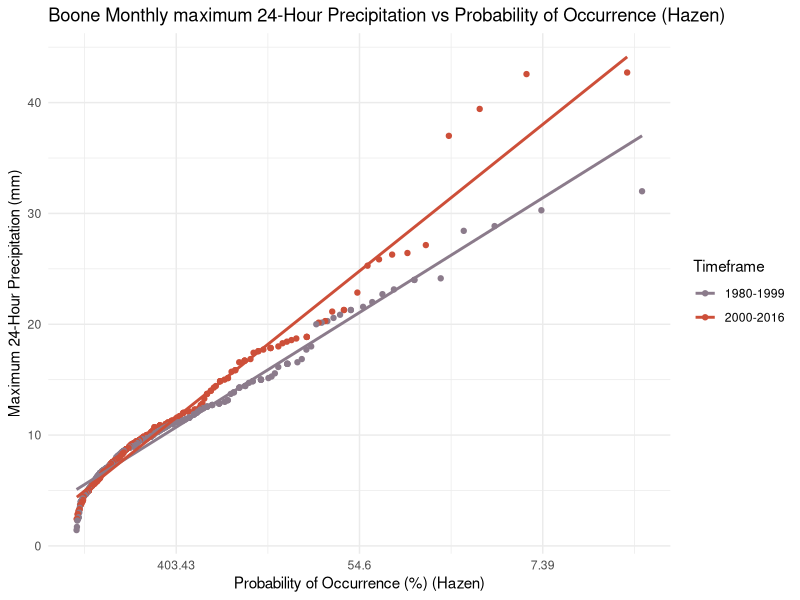
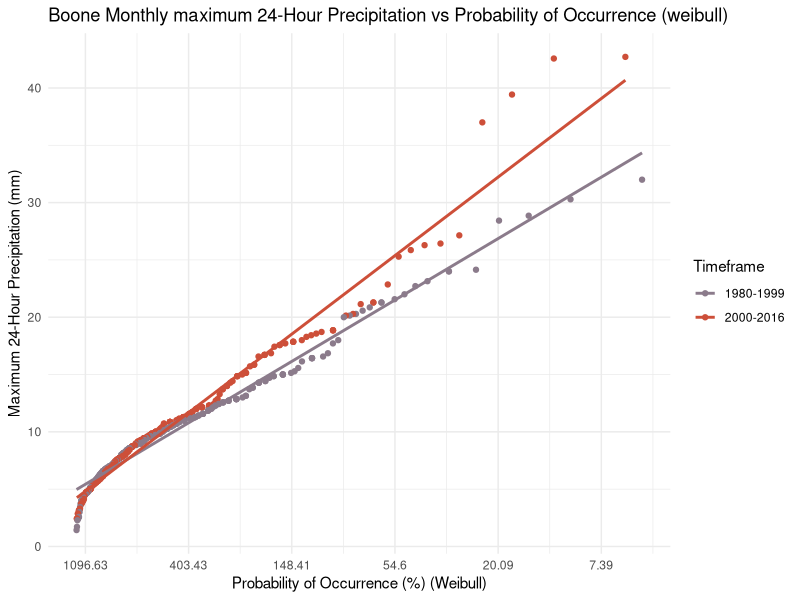
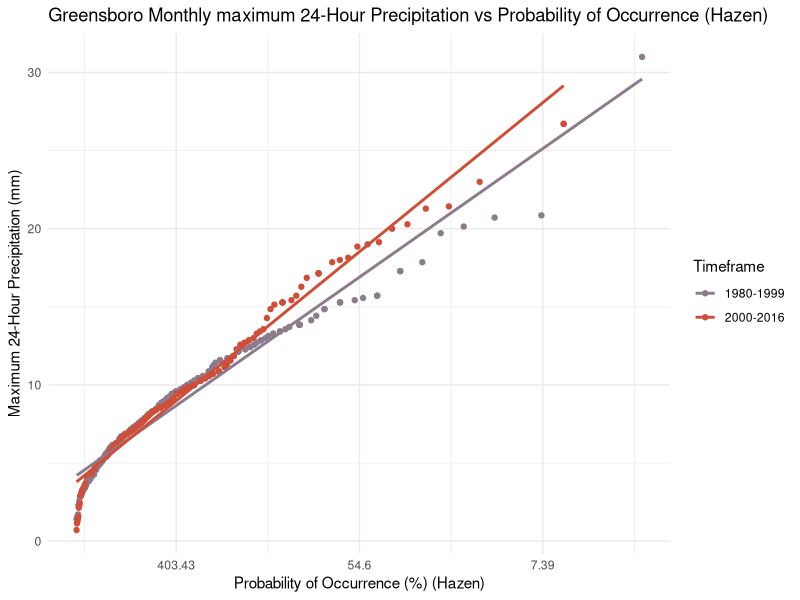
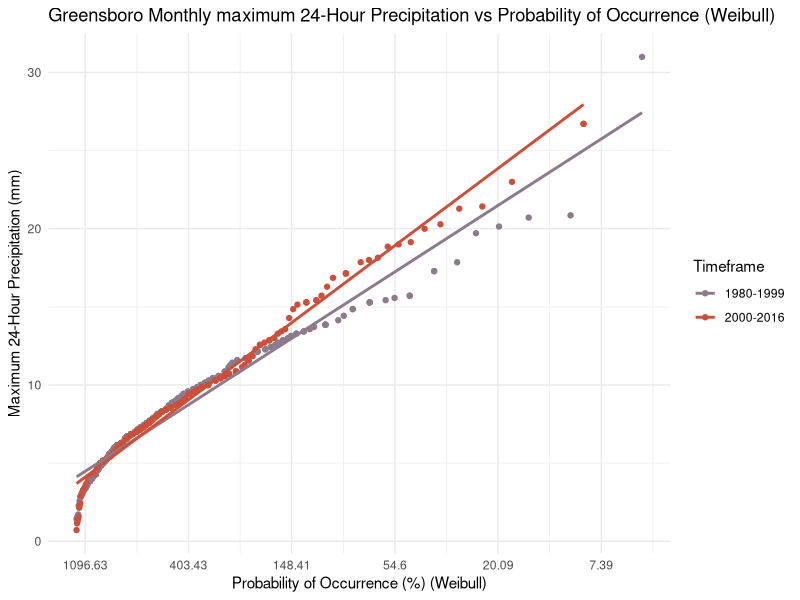
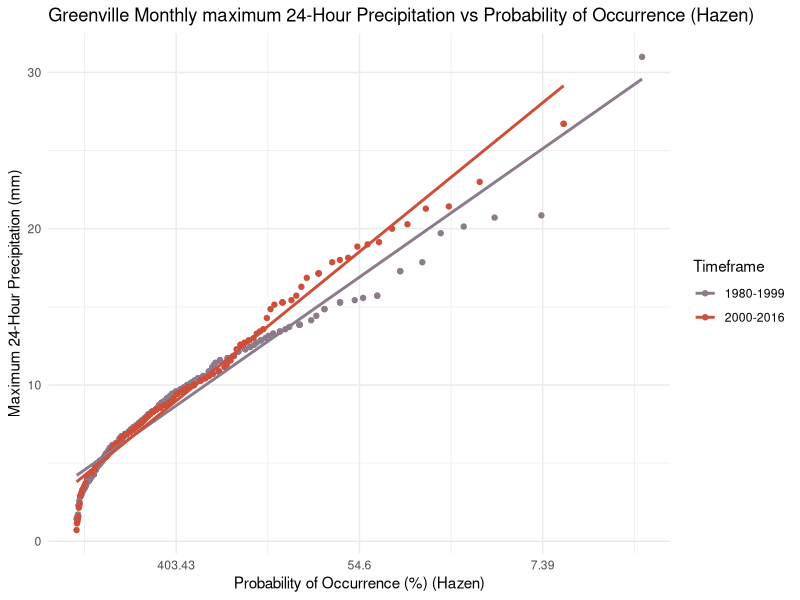
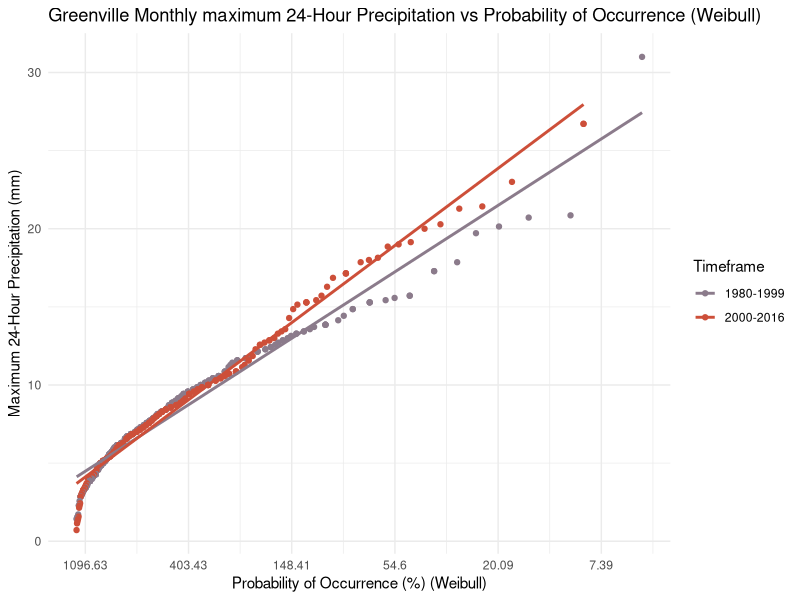
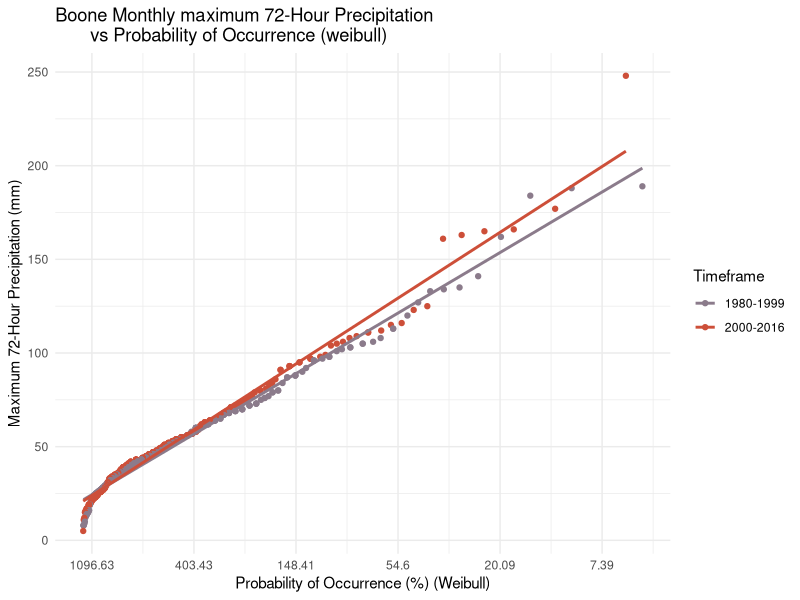
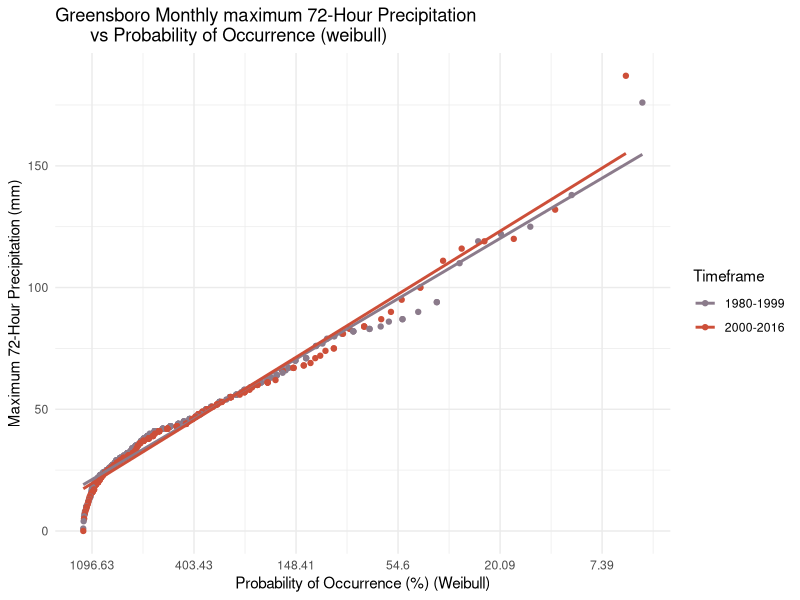

Recreate these plots in R, in order. (Note: this script raises an error after producing the figures.)
## ---- chunk 1
# load packages
library(readxl)
library(dplyr)
library(tidyverse)
library(zoo)
library(ggplot2)

# read in raw data
Greensboro_raw <- read_excel("Data/Hydrology_memo_2.xlsx", 
    sheet = "Greensboro_daily_precip_1980-pr", 
    col_types = c("date", "text", "numeric", 
        "numeric", "numeric"), na = "NaN")

Boone_raw <- read_excel("Data/Hydrology_memo_2.xlsx", 
    sheet = "Boone_daily_precip_1980-present", 
    col_types = c("date", "text", "numeric", 
        "numeric", "numeric"), na = "NaN")

Greenville_raw <- read_excel("Data/Hydrology_memo_2.xlsx", 
    sheet = "Greenville_daily_precip_1980-pr", 
    col_types = c("date", "text", "numeric", 
        "numeric", "numeric"), na = "NaN")

Boone_raw$`Area Weighted Mean Precipitation (mm per day)` <- 
  as.numeric(Boone_raw$`Area Weighted Mean Precipitation (mm per day)`)

Greensboro_raw$`Area Weighted Mean Precipitation (mm per day)` <- 
  as.numeric(Greensboro_raw$`Area Weighted Mean Precipitation (mm per day)`)

Greenville_raw$`Area Weighted Mean Precipitation (mm per day)` <- 
  as.numeric(Greenville_raw$`Area Weighted Mean Precipitation (mm per day)`)
## ---- chunk 2
Boone_rolling_sum <- Boone_raw %>%
  # Remove NAs for leap year issues
  drop_na(`Area Weighted Mean Precipitation (mm per day)`) %>% 
  mutate(
    rolling_48hr = rollapply(`Area Weighted Mean Precipitation (mm per day)`, 
                             width = 2, FUN = sum, fill = NA, align = 'right'),
    rolling_72hr = rollapply(`Area Weighted Mean Precipitation (mm per day)`,
                             width = 3, FUN = sum, fill = NA, align = 'right')
    #sum_72hr = rollsum(`Area Weighted Mean Precipitation (mm per day)`, 3, fill=NA)
  )

Greensboro_rolling_sum <- Greensboro_raw %>%
  # Remove NAs for leap year issues
  drop_na(`Area Weighted Mean Precipitation (mm per day)`) %>% 
  mutate(
    rolling_48hr = rollapply(`Area Weighted Mean Precipitation (mm per day)`, 
                             width = 2, FUN = sum, fill = NA, align = 'right'),
    rolling_72hr = rollapply(`Area Weighted Mean Precipitation (mm per day)`, 
                             width = 3, FUN = sum, fill = NA, align = 'right')
  )

Greenville_rolling_sum <- Greenville_raw %>% 
  # Remove NAs for leap year issues
  drop_na(`Area Weighted Mean Precipitation (mm per day)`) %>% 
  mutate(
    rolling_48hr = rollapply(`Area Weighted Mean Precipitation (mm per day)`,
                             width = 2, FUN = sum, fill = NA, align = 'right'),
    rolling_72hr = rollapply(`Area Weighted Mean Precipitation (mm per day)`, 
                             width = 3, FUN = sum, fill = NA, align = 'right')
  )
## ---- chunk 3
# Boone
# Take a moving average over a 7 day window
Boone_24hr <- Boone_raw %>%
  drop_na(`Area Weighted Mean Precipitation (mm per day)`) %>%
  mutate(weekly_avg_24hr_precip = rollmean(
    `Area Weighted Mean Precipitation (mm per day)`, 
    k = 7, #weekly rolling average
    fill = NA, 
    align = "right"))

#find monthly avg and max for 24 hour events
Boone_24hr_monthlyavg <- Boone_24hr %>% 
  slice(-1, -2, -3, -4, -5, -6) %>% #skip first three rows bc NA
  group_by(year,month) %>% 
  summarize(max_24_mm = max(weekly_avg_24hr_precip),
            avg_24_mm = mean(weekly_avg_24hr_precip)) %>% 
  mutate(Timeframe = as.factor(ifelse(year>=2000,"2000-2016","1980-1999")))


# Greensboro
# Take a moving average over a 7 day window
Greensboro_24hr <- Greensboro_raw %>%
  drop_na(`Area Weighted Mean Precipitation (mm per day)`) %>%
  mutate(weekly_avg_24hr_precip = rollmean(
    `Area Weighted Mean Precipitation (mm per day)`,
    k = 7, 
    fill = NA, 
    align = "right"))

#find monthly avg and max for 24 hour events
Greensboro_24hr_monthlyavg <- Greensboro_24hr %>% 
  slice(-1, -2, -3, -4, -5, -6) %>% #skip first three rows bc NA
  group_by(year,month) %>% 
  summarize(max_24_mm = max(weekly_avg_24hr_precip),
            avg_24_mm = mean(weekly_avg_24hr_precip)) %>% 
  mutate(Timeframe = as.factor(ifelse(year>=2000,"2000-2016","1980-1999")))


# Greenville
# moving average over 7 day window
Greenville_24hr <- Greensboro_raw %>%
  drop_na(`Area Weighted Mean Precipitation (mm per day)`) %>%
  mutate(weekly_avg_24hr_precip = rollmean(
    `Area Weighted Mean Precipitation (mm per day)`, 
    k = 7, 
    fill = NA, 
    align = "right"))

# find monthly avg and max for 24 hour events
Greenville_24hr_monthlyavg <- Greenville_24hr %>% 
  slice(-1, -2, -3, -4, -5, -6) %>% #skip first three rows bc NA
  group_by(year,month) %>% 
  summarize(max_24_mm = max(weekly_avg_24hr_precip),
            avg_24_mm = mean(weekly_avg_24hr_precip)) %>% 
  mutate(Timeframe = as.factor(ifelse(year>=2000,"2000-2016","1980-1999")))


## ---- chunk 4
# Boone
Boone_recurrence_24hr <- Boone_24hr_monthlyavg %>% 
  group_by(Timeframe) %>% 
  arrange(desc(max_24_mm)) %>% 
  mutate(
    Rank = rank(-max_24_mm),
    weibull_return_24hr = ((n()+1)/Rank),
    weibull_return_24_year = weibull_return_24hr/12,
    weibull_percent_likelihood=(1/weibull_return_24_year)*100*12,
    weibull_percent_likelihood_yr=(1/weibull_return_24_year)*100,
    hazen_percent_likelihood = 100*(2*Rank-1)/(2*n()),
    hazen_percent_likelihood_yr = 12*100*(2*Rank-1)/(2*n()),
    hazen_return_24hr = 100/hazen_percent_likelihood,
    hazen_return_24hr_year = hazen_return_24hr/12,
    log_prob_occurence_hazen = log(hazen_percent_likelihood_yr),
    log_prob_occurence_weibull = log(weibull_percent_likelihood_yr)
  )

# Greensboro
Greensboro_recurrence_24hr <- Greensboro_24hr_monthlyavg %>% 
  group_by(Timeframe) %>% 
  arrange(desc(max_24_mm)) %>% 
  mutate(
    Rank = rank(-max_24_mm),
    weibull_return_24hr = ((n()+1)/Rank),
    weibull_return_24_year = weibull_return_24hr/12,
    weibull_percent_likelihood=(1/weibull_return_24_year)*100*12,
    weibull_percent_likelihood_yr=(1/weibull_return_24_year)*100,
    hazen_percent_likelihood = 100*(2*Rank-1)/(2*n()),
    hazen_percent_likelihood_yr = 12*100*(2*Rank-1)/(2*n()),
    hazen_return_24hr = 100/hazen_percent_likelihood,
    hazen_return_24hr_year = hazen_return_24hr/12,
    log_prob_occurence_hazen = log(hazen_percent_likelihood_yr),
    log_prob_occurence_weibull = log(weibull_percent_likelihood_yr)
  )

# Greenville
Greenville_recurrence_24hr <- Greenville_24hr_monthlyavg %>% 
  group_by(Timeframe) %>% 
  arrange(desc(max_24_mm)) %>% 
  mutate(
    Rank = rank(-max_24_mm),
    weibull_return_24hr = ((n()+1)/Rank),
    weibull_return_24_year = weibull_return_24hr/12,
    weibull_percent_likelihood=(1/weibull_return_24_year)*100*12,
    weibull_percent_likelihood_yr=(1/weibull_return_24_year)*100,
    hazen_percent_likelihood = 100*(2*Rank-1)/(2*n()),
    hazen_percent_likelihood_yr = 12*100*(2*Rank-1)/(2*n()),
    hazen_return_24hr = 100/hazen_percent_likelihood,
    hazen_return_24hr_year = hazen_return_24hr/12,
    log_prob_occurence_hazen = log(hazen_percent_likelihood_yr),
    log_prob_occurence_weibull = log(weibull_percent_likelihood_yr)
  )

## ---- chunk 5
# Boone
Boone_24hr_plot_hazen <- Boone_recurrence_24hr %>%
  ggplot(aes(x = log_prob_occurence_hazen, 
             y = max_24_mm, 
             color = Timeframe)) +
  geom_point() +
  geom_smooth(method = "lm", se = FALSE) +
  labs(x = "Probability of Occurrence (%) (Hazen)", 
       y = "Maximum 24-Hour Precipitation (mm)", 
       title = "Boone Monthly maximum 24-Hour Precipitation vs Probability of Occurrence (Hazen)") +
  theme_minimal() +
  scale_color_manual(values = c("thistle4", "tomato3"))+
  scale_x_reverse(  # Keep the x-axis reversed
    labels = function(x) round(exp(x), 2)  # Convert log values back to probabilities for labels
  )
  # scale_x_reverse(
  #   #limits = log(c(0, 1)),  # Make sure to set the correct limits in log scale
  #   breaks = log(c(0.1, 0.04, 0.02, 0.01)),  # Log-transformed breaks
  #   labels = c("10%", "4%", "2%", "1%")  # Custom labels
  # )
Boone_24hr_plot_hazen

Boone_24hr_plot_weibull <- Boone_recurrence_24hr %>%
  ggplot(aes(x = log_prob_occurence_weibull, 
             y = max_24_mm, 
             color = Timeframe)) +
  geom_point() +
  geom_smooth(method = "lm", se = FALSE) +
  labs(x = "Probability of Occurrence (%) (Weibull)", 
       y = "Maximum 24-Hour Precipitation (mm)", 
       title = "Boone Monthly maximum 24-Hour Precipitation vs Probability of Occurrence (weibull)") +
  theme_minimal() +
  scale_color_manual(values = c("thistle4", "tomato3"))+
  scale_x_reverse(  # Keep the x-axis reversed
    labels = function(x) round(exp(x), 2)  # Convert log values back to probabilities for labels
  )

Boone_24hr_plot_weibull

## ---- chunk 6
#hazen
# Define probabilities of occurrence for 100 year, 50 year, 25 year,
#and 10 year flood
probabilities <- c(1, 2, 4, 10)

# Create an empty list to store results
results <- list()

# Step 1: Loop through each timeframe and fit models
for (tf in levels(Boone_recurrence_24hr$Timeframe)) {
  
  # Filter data for the current timeframe
  data_subset <- Boone_recurrence_24hr %>% 
    filter(Timeframe == tf)
  
  # Step 2: Fit a linear model
  model <- lm(max_24_mm ~ log_prob_occurence_hazen, data = data_subset)
  
  # Step 3: Create a new data frame for predictions
  new_data <- data.frame(log_prob_occurence_hazen = log(probabilities))
  
  # Step 4: Make predictions using the model
  predicted_precipitation <- predict(model, newdata = new_data)
  
  # Step 5: Combine the predictions with the corresponding probabilities and timeframe
  predicted_results <- data.frame(
    Probability = probabilities,
    Timeframe = tf,
    Predicted_Precipitation_24hr_mm = predicted_precipitation
  )
  
  # Step 6: Store the results in the list
  results[[tf]] <- predicted_results
}

# Step 7: Combine all results into a single data frame
final_results <- bind_rows(results)

# Display the predicted precipitation for each timeframe
print(final_results)

## ---- chunk 7
#weibull
# Define probabilities of occurrence
probabilities <- c(1, 2, 4, 10)

# Create an empty list to store results
results <- list()

# Step 1: Loop through each timeframe and fit models
for (tf in levels(Boone_recurrence_24hr$Timeframe)) {
  
  # Filter data for the current timeframe
  data_subset <- Boone_recurrence_24hr %>% 
    filter(Timeframe == tf)
  
  # Step 2: Fit a linear model
  model <- lm(max_24_mm ~ log_prob_occurence_weibull, data = data_subset)
  
  # Step 3: Create a new data frame for predictions
  new_data <- data.frame(log_prob_occurence_weibull = log(probabilities))
  
  # Step 4: Make predictions using the model
  predicted_precipitation <- predict(model, newdata = new_data)
  
  # Step 5: Combine the predictions with the corresponding probabilities and timeframe
  predicted_results <- data.frame(
    Probability = probabilities,
    Timeframe = tf,
    Predicted_Precipitation_24hr_mm = predicted_precipitation
  )
  
  # Step 6: Store the results in the list
  results[[tf]] <- predicted_results
}

# Step 7: Combine all results into a single data frame
final_results <- bind_rows(results)

# Display the predicted precipitation for each timeframe
print(final_results)

## ---- chunk 8
boone_monthly_new_data <- Boone_24hr_monthlyavg %>% 
  filter(Timeframe=='2000-2016') %>% 
  group_by(month) %>% 
  summarise(avg=mean(max_24_mm),
            max=max(max_24_mm)) %>% 
  ungroup()

boone_monthly_old_data <-  Boone_24hr_monthlyavg %>% 
  filter(Timeframe=='1980-1999') %>% 
  group_by(month) %>% 
  summarise(avg=mean(max_24_mm),
            max=max(max_24_mm)) %>% 
  ungroup()
## ---- chunk 9
Greensboro_24hr_plot_hazen <- Greensboro_recurrence_24hr %>%
  ggplot(aes(x = log_prob_occurence_hazen, 
             y = max_24_mm, 
             color = Timeframe)) +
  geom_point() +
  geom_smooth(method = "lm", se = FALSE) +
  labs(x = "Probability of Occurrence (%) (Hazen)", 
       y = "Maximum 24-Hour Precipitation (mm)", 
       title = "Greensboro Monthly maximum 24-Hour Precipitation vs Probability of Occurrence (Hazen)") +
  theme_minimal() +
  scale_color_manual(values = c("thistle4", "tomato3"))+
  scale_x_reverse(  # Keep the x-axis reversed
    labels = function(x) round(exp(x), 2)  # Convert log values back to probabilities for labels
  )
  # scale_x_reverse(
  #   #limits = log(c(0, 1)),  # Make sure to set the correct limits in log scale
  #   breaks = log(c(0.1, 0.04, 0.02, 0.01)),  # Log-transformed breaks
  #   labels = c("10%", "4%", "2%", "1%")  # Custom labels
  # )
Greensboro_24hr_plot_hazen

Greensboro_24hr_plot_weibull <- Greensboro_recurrence_24hr %>%
  ggplot(aes(x = log_prob_occurence_weibull, 
             y = max_24_mm, 
             color = Timeframe)) +
  geom_point() +
  geom_smooth(method = "lm", se = FALSE) +
  labs(x = "Probability of Occurrence (%) (Weibull)", 
       y = "Maximum 24-Hour Precipitation (mm)", 
       title = "Greensboro Monthly maximum 24-Hour Precipitation vs Probability of Occurrence (Weibull)") +
  theme_minimal() +
  scale_color_manual(values = c("thistle4", "tomato3"))+
  scale_x_reverse(  # Keep the x-axis reversed
    labels = function(x) round(exp(x), 2)  # Convert log values back to probabilities for labels
  )


Greensboro_24hr_plot_weibull
## ---- chunk 10
#weibull
# Define probabilities of occurrence
probabilities <- c(1, 2, 4, 10)

# Create an empty list to store results
results <- list()

# Step 1: Loop through each timeframe and fit models
for (tf in levels(Greensboro_recurrence_24hr$Timeframe)) {
  
  # Filter data for the current timeframe
  data_subset <- Greensboro_recurrence_24hr %>% 
    filter(Timeframe == tf)
  
  # Step 2: Fit a linear model
  model <- lm(max_24_mm ~ log_prob_occurence_weibull, data = data_subset)
  
  # Step 3: Create a new data frame for predictions
  new_data <- data.frame(log_prob_occurence_weibull = log(probabilities))
  
  # Step 4: Make predictions using the model
  predicted_precipitation <- predict(model, newdata = new_data)
  
  # Step 5: Combine the predictions with the corresponding probabilities and timeframe
  predicted_results <- data.frame(
    Probability = probabilities,
    Timeframe = tf,
    Predicted_Precipitation_24hr_mm = predicted_precipitation
  )
  
  # Step 6: Store the results in the list
  results[[tf]] <- predicted_results
}

# Step 7: Combine all results into a single data frame
final_results <- bind_rows(results)

# Display the predicted precipitation for each timeframe
print(final_results)

## ---- chunk 11
#hazen
# Define probabilities of occurrence
probabilities <- c(1, 2, 4, 10)

# Create an empty list to store results
results <- list()

# Step 1: Loop through each timeframe and fit models
for (tf in levels(Greensboro_recurrence_24hr$Timeframe)) {
  
  # Filter data for the current timeframe
  data_subset <- Greensboro_recurrence_24hr %>% 
    filter(Timeframe == tf)
  
  # Step 2: Fit a linear model
  model <- lm(max_24_mm ~ log_prob_occurence_hazen, data = data_subset)
  
  # Step 3: Create a new data frame for predictions
  new_data <- data.frame(log_prob_occurence_hazen = log(probabilities))
  
  # Step 4: Make predictions using the model
  predicted_precipitation <- predict(model, newdata = new_data)
  
  # Step 5: Combine the predictions with the corresponding probabilities and timeframe
  predicted_results <- data.frame(
    Probability = probabilities,
    Timeframe = tf,
    Predicted_Precipitation_24hr_mm = predicted_precipitation
  )
  
  # Step 6: Store the results in the list
  results[[tf]] <- predicted_results
}

# Step 7: Combine all results into a single data frame
final_results <- bind_rows(results)

# Display the predicted precipitation for each timeframe
print(final_results)

## ---- chunk 12
monthly_new_data_greensboro <- Greensboro_24hr_monthlyavg %>% 
  filter(Timeframe== '2000-2016' ) %>% 
  group_by(month) %>% 
  summarise(avg=mean(max_24_mm),
            max=max(max_24_mm)) %>% 
  ungroup()

monthly_old_data_greensboro <- Greensboro_24hr_monthlyavg %>% 
  filter(Timeframe== '1980-1999' ) %>% 
  group_by(month) %>% 
  summarise(avg=mean(max_24_mm),
            max=max(max_24_mm)) %>% 
  ungroup()
## ---- chunk 13
Greenville_24hr_plot_hazen <- Greenville_recurrence_24hr %>%
  ggplot(aes(x = log_prob_occurence_hazen, 
             y = max_24_mm, 
             color = Timeframe)) +
  geom_point() +
  geom_smooth(method = "lm", se = FALSE) +
  labs(x = "Probability of Occurrence (%) (Hazen)", 
       y = "Maximum 24-Hour Precipitation (mm)", 
       title = "Greenville Monthly maximum 24-Hour Precipitation vs Probability of Occurrence (Hazen)") +
  theme_minimal() +
  scale_color_manual(values = c("thistle4", "tomato3"))+
  scale_x_reverse(  # Keep the x-axis reversed
    labels = function(x) round(exp(x), 2)  # Convert log values back to probabilities for labels
  )
  # scale_x_reverse(
  #   #limits = log(c(0, 1)),  # Make sure to set the correct limits in log scale
  #   breaks = log(c(0.1, 0.04, 0.02, 0.01)),  # Log-transformed breaks
  #   labels = c("10%", "4%", "2%", "1%")  # Custom labels
  # )
Greenville_24hr_plot_hazen

Greenville_24hr_plot_weibull <- Greenville_recurrence_24hr %>%
  ggplot(aes(x = log_prob_occurence_weibull, 
             y = max_24_mm, 
             color = Timeframe)) +
  geom_point() +
  geom_smooth(method = "lm", se = FALSE) +
  labs(x = "Probability of Occurrence (%) (Weibull)", 
       y = "Maximum 24-Hour Precipitation (mm)", 
       title = "Greenville Monthly maximum 24-Hour Precipitation vs Probability of Occurrence (Weibull)") +
  theme_minimal() +
  scale_color_manual(values = c("thistle4", "tomato3"))+
  scale_x_reverse(  # Keep the x-axis reversed
    labels = function(x) round(exp(x), 2)  # Convert log values back to probabilities for labels
  )


Greenville_24hr_plot_weibull
## ---- chunk 14
#weibull
# Define probabilities of occurrence
probabilities <- c(1, 2, 4, 10)

# Create an empty list to store results
results <- list()

# Step 1: Loop through each timeframe and fit models
for (tf in levels(Greenville_recurrence_24hr$Timeframe)) {
  
  # Filter data for the current timeframe
  data_subset <- Greenville_recurrence_24hr %>% 
    filter(Timeframe == tf)
  
  # Step 2: Fit a linear model
  model <- lm(max_24_mm ~ log_prob_occurence_weibull, data = data_subset)
  
  # Step 3: Create a new data frame for predictions
  new_data <- data.frame(log_prob_occurence_weibull = log(probabilities))
  
  # Step 4: Make predictions using the model
  predicted_precipitation <- predict(model, newdata = new_data)
  
  # Step 5: Combine the predictions with the corresponding probabilities and timeframe
  predicted_results <- data.frame(
    Probability = probabilities,
    Timeframe = tf,
    Predicted_Precipitation_24hr_mm = predicted_precipitation
  )
  
  # Step 6: Store the results in the list
  results[[tf]] <- predicted_results
}

# Step 7: Combine all results into a single data frame
final_results <- bind_rows(results)

# Display the predicted precipitation for each timeframe
print(final_results)

## ---- chunk 15
#hazen
# Define probabilities of occurrence
probabilities <- c(1, 2, 4, 10)

# Create an empty list to store results
results <- list()

# Step 1: Loop through each timeframe and fit models
for (tf in levels(Greenville_recurrence_24hr$Timeframe)) {
  
  # Filter data for the current timeframe
  data_subset <- Greenville_recurrence_24hr %>% 
    filter(Timeframe == tf)
  
  # Step 2: Fit a linear model
  model <- lm(max_24_mm ~ log_prob_occurence_hazen, data = data_subset)
  
  # Step 3: Create a new data frame for predictions
  new_data <- data.frame(log_prob_occurence_hazen = log(probabilities))
  
  # Step 4: Make predictions using the model
  predicted_precipitation <- predict(model, newdata = new_data)
  
  # Step 5: Combine the predictions with the corresponding probabilities and timeframe
  predicted_results <- data.frame(
    Probability = probabilities,
    Timeframe = tf,
    Predicted_Precipitation_24hr_mm = predicted_precipitation
  )
  
  # Step 6: Store the results in the list
  results[[tf]] <- predicted_results
}

# Step 7: Combine all results into a single data frame
final_results <- bind_rows(results)

# Display the predicted precipitation for each timeframe
print(final_results)

## ---- chunk 16
monthly_new_data_Greenville <- Greenville_24hr_monthlyavg %>% 
  filter(Timeframe== '2000-2016' ) %>% 
  group_by(month) %>% 
  summarise(avg=mean(max_24_mm),
            max=max(max_24_mm)) %>% 
  ungroup()

monthly_old_data_Greenville <- Greenville_24hr_monthlyavg %>% 
  filter(Timeframe== '1980-1999' ) %>% 
  group_by(month) %>% 
  summarise(avg=mean(max_24_mm),
            max=max(max_24_mm)) %>% 
  ungroup()
## ---- chunk 17
# Boone
#Take the maximum 72hr event for each month across all years
Boone_72hr_monthlyavg <- Boone_rolling_sum %>% 
  slice(-1, -2) %>% #skip first two rows bc NA
  group_by(year,month) %>% 
  summarize(max_72hr_mm = max(rolling_72hr),
            avg_72hr_mm = mean(rolling_72hr)) %>% 
  mutate(Timeframe = as.factor(ifelse(year>=2000,"2000-2016","1980-1999")))

#calculate recurrence intervals for each monthly maximum event across all years
Boone_72hr_recurrence<- Boone_72hr_monthlyavg %>% 
  group_by(Timeframe) %>% 
  arrange(desc(max_72hr_mm)) %>% 
  mutate(
    Rank = rank(-max_72hr_mm),
    weibull_return_72hr = ((n()+1)/Rank),
    weibull_return_72_year = weibull_return_72hr/12,
    weibull_percent_likelihood=(1/weibull_return_72_year)*100*12,
    weibull_percent_likelihood_yr=(1/weibull_return_72_year)*100,
    hazen_percent_likelihood = 100*(2*Rank-1)/(2*n()),
    hazen_percent_likelihood_yr = 12*100*(2*Rank-1)/(2*n()),
    hazen_return_72hr = 100/hazen_percent_likelihood,
    hazen_return_72hr_year = hazen_return_72hr/12,
    log_prob_occurence_hazen = log(hazen_percent_likelihood_yr),
    log_prob_occurence_weibull = log(weibull_percent_likelihood_yr)
  )

# Greensboro
Greensboro_72hr_monthlyavg <- Greensboro_rolling_sum %>% 
  slice(-1, -2) %>% #skip first two rows bc NA
  group_by(year,month) %>% 
  summarize(max_72hr_mm = max(rolling_72hr),
            avg_72hr_mm = mean(rolling_72hr)) %>% 
  mutate(Timeframe = as.factor(ifelse(year>=2000,"2000-2016","1980-1999")))

#calculate recurrence intervals for each monthly maximum event across all years
Greensboro_72hr_recurrence<- Greensboro_72hr_monthlyavg %>% 
  group_by(Timeframe) %>% 
  arrange(desc(max_72hr_mm)) %>% 
  mutate(
    Rank = rank(-max_72hr_mm),
    weibull_return_72hr = ((n()+1)/Rank),
    weibull_return_72_year = weibull_return_72hr/12,
    weibull_percent_likelihood=(1/weibull_return_72_year)*100*12,
    weibull_percent_likelihood_yr=(1/weibull_return_72_year)*100,
    hazen_percent_likelihood = 100*(2*Rank-1)/(2*n()),
    hazen_percent_likelihood_yr = 12*100*(2*Rank-1)/(2*n()),
    hazen_return_72hr = 100/hazen_percent_likelihood,
    hazen_return_72hr_year = hazen_return_72hr/12,
    log_prob_occurence_hazen = log(hazen_percent_likelihood_yr),
    log_prob_occurence_weibull = log(weibull_percent_likelihood_yr)
  )

# Greenville
Greenville_72hr_monthlyavg <- Greenville_rolling_sum %>% 
  slice(-1, -2) %>% #skip first two rows bc NA
  group_by(year,month) %>% 
  summarize(max_72hr_mm = max(rolling_72hr),
            avg_72hr_mm = mean(rolling_72hr)) %>% 
  mutate(Timeframe = as.factor(ifelse(year>=2000,"2000-2016","1980-1999")))

#calculate recurrence intervals for each monthly maximum event across all years
Greenville_72hr_recurrence<- Greenville_72hr_monthlyavg %>% 
  group_by(Timeframe) %>% 
  arrange(desc(max_72hr_mm)) %>% 
  mutate(
    Rank = rank(-max_72hr_mm),
    weibull_return_72hr = ((n()+1)/Rank),
    weibull_return_72_year = weibull_return_72hr/12,
    weibull_percent_likelihood=(1/weibull_return_72_year)*100*12,
    weibull_percent_likelihood_yr=(1/weibull_return_72_year)*100,
    hazen_percent_likelihood = 100*(2*Rank-1)/(2*n()),
    hazen_percent_likelihood_yr = 12*100*(2*Rank-1)/(2*n()),
    hazen_return_72hr = 100/hazen_percent_likelihood,
    hazen_return_72hr_year = hazen_return_72hr/12,
    log_prob_occurence_hazen = log(hazen_percent_likelihood_yr),
    log_prob_occurence_weibull = log(weibull_percent_likelihood_yr)
  )
## ---- chunk 18
# Boone
Boone_72hr_plot_weibull <- Boone_72hr_recurrence %>%
  ggplot(aes(x = log_prob_occurence_weibull, 
             y = max_72hr_mm, 
             color = Timeframe)) +
  geom_point() +
  geom_smooth(method = "lm", se = FALSE) +
  labs(x = "Probability of Occurrence (%) (Weibull)", 
       y = "Maximum 72-Hour Precipitation (mm)", 
       title = "Boone Monthly maximum 72-Hour Precipitation
       vs Probability of Occurrence (weibull)") +
  theme_minimal() +
  scale_color_manual(values = c("thistle4", "tomato3"))+
  scale_x_reverse(  # Keep the x-axis reversed
    labels = function(x) round(exp(x), 2)  # Convert log values back to probabilities for labels
  )

Boone_72hr_plot_weibull

## ---- chunk 19
#weibull
# Define probabilities of occurrence
probabilities <- c(1, 2, 4, 10)

# Create an empty list to store results
results <- list()

# Step 1: Loop through each timeframe and fit models
for (tf in levels(Boone_72hr_recurrence$Timeframe)) {
  
  # Filter data for the current timeframe
  data_subset <- Boone_72hr_recurrence %>% 
    filter(Timeframe == tf)
  
  # Step 2: Fit a linear model
  model <- lm(max_72hr_mm ~ log_prob_occurence_weibull, data = data_subset)
  
  # Step 3: Create a new data frame for predictions
  new_data <- data.frame(log_prob_occurence_weibull = log(probabilities))
  
  # Step 4: Make predictions using the model
  predicted_precipitation <- predict(model, newdata = new_data)
  
  # Step 5: Combine the predictions with the corresponding probabilities and timeframe
  predicted_results <- data.frame(
    Probability = probabilities,
    Timeframe = tf,
    Boone_Predicted_Precipitation_72hr_mm = predicted_precipitation
  )
  
  # Step 6: Store the results in the list
  results[[tf]] <- predicted_results
}

# Step 7: Combine all results into a single data frame
final_results <- bind_rows(results)

# Display the predicted precipitation for each timeframe
print(final_results)

## ---- chunk 20
boone_monthly_new_data_72 <- Boone_72hr_monthlyavg %>% 
  filter(Timeframe=='2000-2016') %>% 
  group_by(month) %>% 
  summarise(avg=mean(max_72hr_mm),
            max=max(max_72hr_mm)) %>% 
  ungroup()

boone_monthly_old_data_72 <-  Boone_72hr_monthlyavg %>% 
  filter(Timeframe=='1980-1999') %>% 
  group_by(month) %>% 
  summarise(avg=mean(max_72hr_mm),
            max=max(max_72hr_mm)) %>% 
  ungroup()
## ---- chunk 21
# Greensboro
Greensboro_72hr_plot_weibull <- Greensboro_72hr_recurrence %>%
  ggplot(aes(x = log_prob_occurence_weibull, 
             y = max_72hr_mm, 
             color = Timeframe)) +
  geom_point() +
  geom_smooth(method = "lm", se = FALSE) +
  labs(x = "Probability of Occurrence (%) (Weibull)", 
       y = "Maximum 72-Hour Precipitation (mm)", 
       title = "Greensboro Monthly maximum 72-Hour Precipitation
       vs Probability of Occurrence (weibull)") +
  theme_minimal() +
  scale_color_manual(values = c("thistle4", "tomato3"))+
  scale_x_reverse(  # Keep the x-axis reversed
    labels = function(x) round(exp(x), 2)  # Convert log values back to probabilities for labels
  )

Greensboro_72hr_plot_weibull

## ---- chunk 22
#weibull
# Define probabilities of occurrence
probabilities <- c(1, 2, 4, 10)

# Create an empty list to store results
results <- list()

# Step 1: Loop through each timeframe and fit models
for (tf in levels(Greensboro_72hr_recurrence$Timeframe)) {
  
  # Filter data for the current timeframe
  data_subset <- Greensboro_72hr_recurrence %>% 
    filter(Timeframe == tf)
  
  # Step 2: Fit a linear model
  model <- lm(max_72hr_mm ~ log_prob_occurence_weibull, data = data_subset)
  
  # Step 3: Create a new data frame for predictions
  new_data <- data.frame(log_prob_occurence_weibull = log(probabilities))
  
  # Step 4: Make predictions using the model
  predicted_precipitation <- predict(model, newdata = new_data)
  
  # Step 5: Combine the predictions with the corresponding probabilities and timeframe
  predicted_results <- data.frame(
    Probability = probabilities,
    Timeframe = tf,
    Greensboro_Predicted_Precipitation_72hr_mm = predicted_precipitation
  )
  
  # Step 6: Store the results in the list
  results[[tf]] <- predicted_results
}

# Step 7: Combine all results into a single data frame
final_results <- bind_rows(results)

# Display the predicted precipitation for each timeframe
print(final_results)

## ---- chunk 23
Greensboro_monthly_new_data_72 <- Greensboro_72hr_monthlyavg %>% 
  filter(Timeframe=='2000-2016') %>% 
  group_by(month) %>% 
  summarise(avg=mean(max_72hr_mm),
            max=max(max_72hr_mm)) %>% 
  ungroup()

Greensboro_monthly_old_data_72 <-  Greensboro_72hr_monthlyavg %>% 
  filter(Timeframe=='1980-1999') %>% 
  group_by(month) %>% 
  summarise(avg=mean(max_72hr_mm),
            max=max(max_72hr_mm)) %>% 
  ungroup()
## ---- chunk 24
# Greenville
Greenville_72hr_plot_weibull <- Greenville_72hr_recurrence %>%
  ggplot(aes(x = log_prob_occurence_weibull, 
             y = max_72hr_mm, 
             color = Timeframe)) +
  geom_point() +
  geom_smooth(method = "lm", se = FALSE) +
  labs(x = "Probability of Occurrence (%) (Weibull)", 
       y = "Maximum 72-Hour Precipitation (mm)", 
       title = "Greensboro Monthly maximum 72-Hour Precipitation
       vs Probability of Occurrence (weibull)") +
  theme_minimal() +
  scale_color_manual(values = c("thistle4", "tomato3"))+
  scale_x_reverse(  # Keep the x-axis reversed
    labels = function(x) round(exp(x), 2)  # Convert log values back to probabilities for labels
  )

Greenville_72hr_plot_weibull

## ---- chunk 25
#weibull
# Define probabilities of occurrence
probabilities <- c(1, 2, 4, 10)

# Create an empty list to store results
results <- list()

# Step 1: Loop through each timeframe and fit models
for (tf in levels(Greenville_72hr_recurrence$Timeframe)) {
  
  # Filter data for the current timeframe
  data_subset <- Greenville_72hr_recurrence %>% 
    filter(Timeframe == tf)
  
  # Step 2: Fit a linear model
  model <- lm(max_72hr_mm ~ log_prob_occurence_weibull, data = data_subset)
  
  # Step 3: Create a new data frame for predictions
  new_data <- data.frame(log_prob_occurence_weibull = log(probabilities))
  
  # Step 4: Make predictions using the model
  predicted_precipitation <- predict(model, newdata = new_data)
  
  # Step 5: Combine the predictions with the corresponding probabilities and timeframe
  predicted_results <- data.frame(
    Probability = probabilities,
    Timeframe = tf,
    Greenville_Predicted_Precipitation_72hr_mm = predicted_precipitation
  )
  
  # Step 6: Store the results in the list
  results[[tf]] <- predicted_results
}

# Step 7: Combine all results into a single data frame
final_results <- bind_rows(results)

# Display the predicted precipitation for each timeframe
print(final_results)

## ---- chunk 26
Greenville_monthly_new_data_72 <- Greenville_72hr_monthlyavg %>% 
  filter(Timeframe=='2000-2016') %>% 
  group_by(month) %>% 
  summarise(avg=mean(max_72hr_mm),
            max=max(max_72hr_mm)) %>% 
  ungroup()

Greenville_monthly_old_data_72 <-  Greenville_72hr_monthlyavg %>% 
  filter(Timeframe=='1980-1999') %>% 
  group_by(month) %>% 
  summarise(avg=mean(max_72hr_mm),
            max=max(max_72hr_mm)) %>% 
  ungroup()
## ---- chunk 27
Boone_annual_precip <- Boone_raw %>% 
  drop_na(`Area Weighted Mean Precipitation (mm per day)`) %>% #remove NAs for Dec 31 in leap years
  group_by(year) %>% 
  summarise(Annual_precip_mm = sum(`Area Weighted Mean Precipitation (mm per day)`) ) %>% 
  mutate(Annual_precip_in = (`Annual_precip_mm`/25.4))

Greensboro_annual_precip <- Greensboro_raw %>% 
  drop_na(`Area Weighted Mean Precipitation (mm per day)`) %>% #remove NAs for Dec 31 in leap years
  group_by(year) %>% 
  summarise(Annual_precip_mm = sum(`Area Weighted Mean Precipitation (mm per day)`) )%>% 
  mutate(Annual_precip_in = (`Annual_precip_mm`/25.4))

Greenville_annual_precip <- Greenville_raw %>% 
  drop_na(`Area Weighted Mean Precipitation (mm per day)`) %>% #remove NAs for Dec 31 in leap years
  group_by(year) %>% 
  summarise(Annual_precip_mm = sum(`Area Weighted Mean Precipitation (mm per day)`) )%>% 
  mutate(Annual_precip_in = (`Annual_precip_mm`/25.4))
## ---- chunk 28
#looking at all of the data
Boone_annual_sorted <- Boone_annual_precip %>% 
  arrange(desc(Annual_precip_in))
Boone_annual_sorted$Rank = rank(-Boone_annual_sorted$Annual_precip_in)

#pre-2001
Boone_annual_sorted_old <- Boone_annual_precip[1:21,]%>% 
  arrange(desc(Annual_precip_in))
Boone_annual_sorted_old$Rank = rank(-Boone_annual_sorted_old$Annual_precip_in)

#post-2001
Boone_annual_sorted_new <- Boone_annual_precip[22:37,]%>% 
  arrange(desc(Annual_precip_in))
Boone_annual_sorted_new$Rank = rank(-Boone_annual_sorted_new$Annual_precip_in)                                              


Greensboro_annual_sorted <- Greensboro_annual_precip %>% 
  arrange(desc(Annual_precip_in))
Greensboro_annual_sorted$Rank = rank(-Greensboro_annual_sorted$Annual_precip_in)

Greenville_annual_sorted <- Greenville_annual_precip %>% 
  arrange(desc(Annual_precip_in))
Greenville_annual_sorted$Rank = rank(-Greenville_annual_sorted$Annual_precip_in)

## ---- chunk 29
n_all = 37 #number of events
Boone_annual_sorted <- Boone_annual_sorted %>% 
  mutate(weibull_return = (n_all+1)/Rank) %>% 
  mutate(hazen_return = 100/(100*(2*Rank-1)/(2*n_all)))

n_old = 21
Boone_annual_sorted_old <- Boone_annual_sorted_old %>% 
  mutate(weibull_return = (n_old+1)/Rank) %>% 
  mutate(hazen_return = 100/(100*(2*Rank-1)/(2*n_old)))

n_new= 16
Boone_annual_sorted_new <- Boone_annual_sorted_new %>% 
  mutate(weibull_return = (n_new+1)/Rank) %>% 
  mutate(hazen_return = 100/(100*(2*Rank-1)/(2*n_new)))

## ---- chunk 30
boone_annual_plot<- 
  ggplot((Boone_annual_sorted),
         #choosing variables
         aes(
           y = Annual_precip_in,
           x = weibull_return
         )) +
  geom_point()+
  ggtitle("Precip v Return interval")+
  labs(y= "Precipitation (in)", x= "Return period (weibull)")
boone_annual_plot

boone_new_old <- ggplot() +
  geom_point(data=Boone_annual_sorted_new, aes(y=Annual_precip_in, x=weibull_return), color = 'tomato')+
  geom_point(data=Boone_annual_sorted_old, aes(y=Annual_precip_in, x=weibull_return), color = 'purple')+
  labs(y= "Precipitation (in)", x= "Return period (weibull)")

boone_new_old
## ---- chunk 31
Boone_max_storms <- Boone_rolling_sum %>%
  group_by(year) %>%
  summarise(
    max_24hr = max(`Area Weighted Mean Precipitation (mm per day)`, na.rm = TRUE),
    max_48hr = max(rolling_48hr, na.rm = TRUE),
    max_72hr = max(rolling_72hr, na.rm = TRUE)
  )

Greensboro_max_storms <- Greensboro_rolling_sum %>%
  group_by(year) %>%
  summarise(
    max_24hr = max(`Area Weighted Mean Precipitation (mm per day)`, na.rm = TRUE),
    max_48hr = max(rolling_48hr, na.rm = TRUE),
    max_72hr = max(rolling_72hr, na.rm = TRUE)
  )

Greenville_max_storms <- Greenville_rolling_sum %>%
  group_by(year) %>%
  summarise(
    max_24hr = max(`Area Weighted Mean Precipitation (mm per day)`, na.rm = TRUE),
    max_48hr = max(rolling_48hr, na.rm = TRUE),
    max_72hr = max(rolling_72hr, na.rm = TRUE)
  )
## ---- chunk 32
# Step 4: Rank and calculate recurrence intervals for old period
n_old = nrow(Boone_old)
Boone_old <- Boone_old %>%
  arrange(desc(max_24hr)) %>%
  mutate(Rank_24hr = rank(-max_24hr),
         weibull_return_24hr = (n_old + 1) / Rank_24hr,
         hazen_return_24hr = (n_old + 0.5) / Rank_24hr) %>%
  arrange(desc(max_48hr)) %>%
  mutate(Rank_48hr = rank(-max_48hr),
         weibull_return_48hr = (n_old + 1) / Rank_48hr,
         hazen_return_48hr = (n_old + 0.5) / Rank_48hr) %>%
  arrange(desc(max_72hr)) %>%
  mutate(Rank_72hr = rank(-max_72hr),
         weibull_return_72hr = (n_old + 1) / Rank_72hr,
         hazen_return_72hr = (n_old + 0.5) / Rank_72hr)

# Step 4: Rank and calculate recurrence intervals for new period
n_new = nrow(Boone_new)
Boone_new <- Boone_new %>%
  arrange(desc(max_24hr)) %>%
  mutate(Rank_24hr = rank(-max_24hr),
         weibull_return_24hr = (n_new + 1) / Rank_24hr,
         hazen_return_24hr = (n_new + 0.5) / Rank_24hr) %>%
  arrange(desc(max_48hr)) %>%
  mutate(Rank_48hr = rank(-max_48hr),
         weibull_return_48hr = (n_new + 1) / Rank_48hr,
         hazen_return_48hr = (n_new + 0.5) / Rank_48hr) %>%
  arrange(desc(max_72hr)) %>%
  mutate(Rank_72hr = rank(-max_72hr),
         weibull_return_72hr = (n_new + 1) / Rank_72hr,
         hazen_return_72hr = (n_new + 0.5) / Rank_72hr)

## ---- chunk 33
# Boone 
Boone_sorted <- Boone_raw %>% 
  arrange(desc(`Area Weighted Mean Precipitation (mm per day)`))
Boone_top_50 <- Boone_sorted[1:50, ]

# Greensboro
Greensboro_sorted <- Greensboro_raw %>% 
  arrange(desc(`Area Weighted Mean Precipitation (mm per day)`))
Greensboro_top_50 <- Greensboro_sorted[1:50, ]

# Greenville
Greenville_sorted <- Greenville_raw %>% 
  arrange(desc(`Area Weighted Mean Precipitation (mm per day)`))
Greenville_top_50 <- Greenville_sorted[1:50, ]

## ---- chunk 34
# Function to check rainfall duration for each large event
get_rain_duration <- function(data, date, window = 7) {
  # Find the index of the current date
  index <- which(data$Date == date)
  
  start_index <- max(1, index - window)  # Ensure we don't go out of bounds
  end_index <- min(nrow(data), index + window)  # Ensure we don't exceed the last row
  
  # Precipitation values in the 10 days before and after the event
  precip_values <- 
    data$`Area Weighted Mean Precipitation (mm per day)`[start_index:end_index]
  
  # Event day is the center, which is at index
  event_day_precip <- 
    data$`Area Weighted Mean Precipitation (mm per day)`[index]
  
  # Identify how long the event lasted (precipitation > 0)
  event_duration <- sum(precip_values > 4)
  
  return(event_duration)
}

# Apply the function for each of the top 50 values for each city 
Boone_durations <- sapply(1:nrow(Boone_top_50), function(i) {
  date <- Boone_top_50$Date[i]  # Get the date of the top 50th event
  get_rain_duration(Boone_raw, date)  # Calculate the rain duration for that event
})
Greensboro_durations <- sapply(1:nrow(Greensboro_top_50), function(i) {
  date <- Greensboro_top_50$Date[i]  # Get the date of the top 50th event
  get_rain_duration(Greensboro_raw, date)  # Calculate the rain duration for that event
})
Greenville_durations <- sapply(1:nrow(Greenville_top_50), function(i) {
  date <- Greenville_top_50$Date[i]  # Get the date of the top 50th event
  get_rain_duration(Greenville_raw, date)  # Calculate the rain duration for that event
})

# Add durations back to the top_50 dataframe
Boone_top_50$rain_event_duration <- Boone_durations
Greensboro_top_50$rain_event_duration <- Greensboro_durations
Greenville_top_50$rain_event_duration <- Greenville_durations

# Step 4: Calculate and print the average duration
Boone_average_duration <- mean(Boone_top_50$rain_event_duration)
print(paste("The average duration of the top 50 storm events in Boone is", Boone_average_duration, "days"))

Greenville_average_duration <- mean(Greenville_top_50$rain_event_duration)
print(paste("The average duration of the top 50 storm events in Greenville is", Greenville_average_duration, "days"))

Greensboro_average_duration <- mean(Greensboro_top_50$rain_event_duration)
print(paste("The average duration of the top 50 storm events in Greensboro is",Greensboro_average_duration, "days"))

## ---- chunk 35
# Boone_old <- Boone_max_storms %>% filter(year <= 2000)
# Boone_new <- Boone_max_storms %>% filter(year > 2000 & year <= 2016)
# 
# Greensboro_old <- Greensboro_max_storms %>% filter(year <= 2000)
# Greensboro_new <- Greensboro_max_storms %>% filter(year > 2000 & year <= 2016)
# 
# Greenville_old <- Greenville_max_storms %>% filter(year <= 2000)
# Greenville_new <- Greenville_max_storms %>% filter(year > 2000 & year <= 2016)
